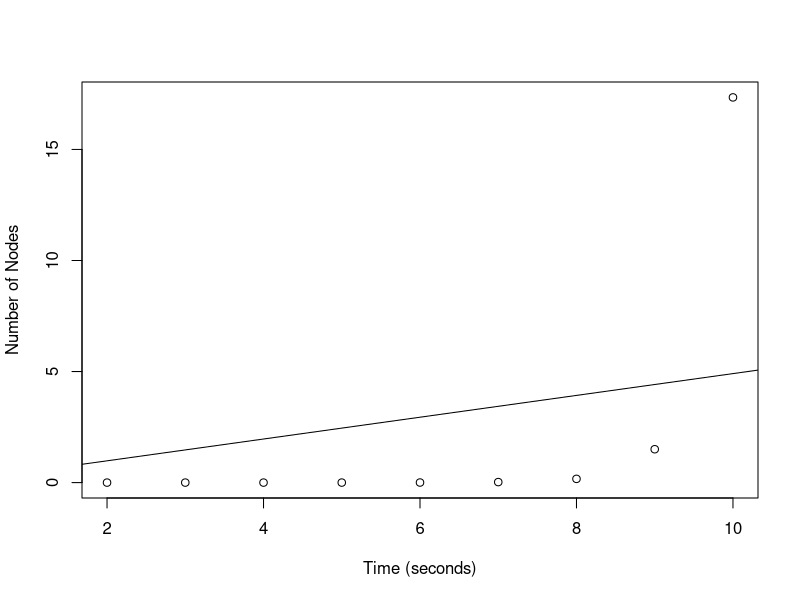
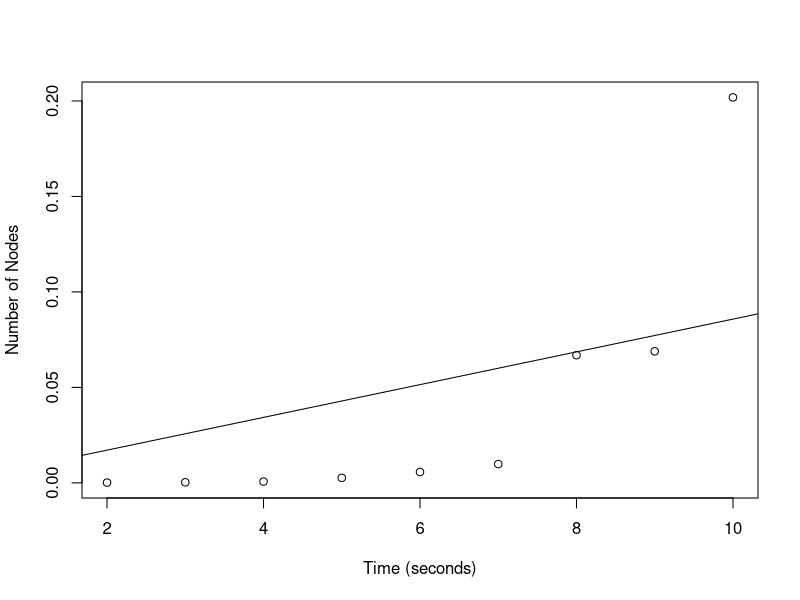
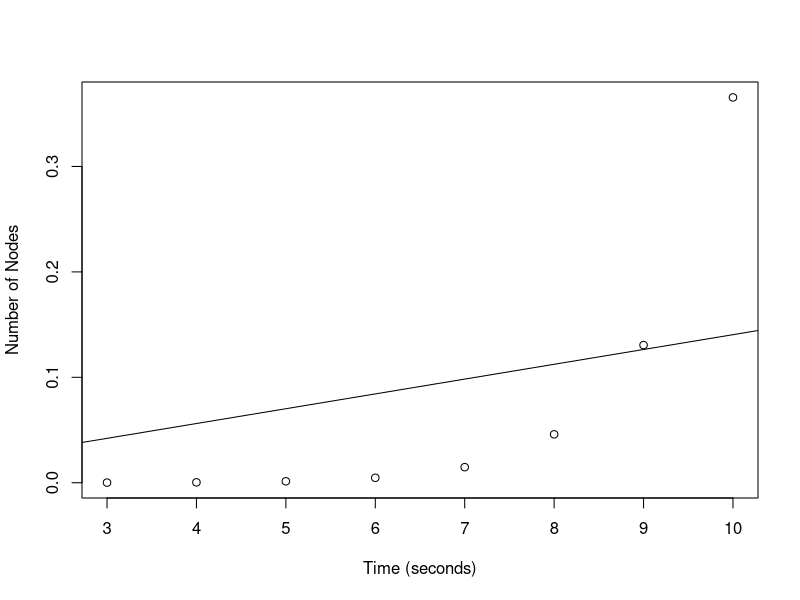
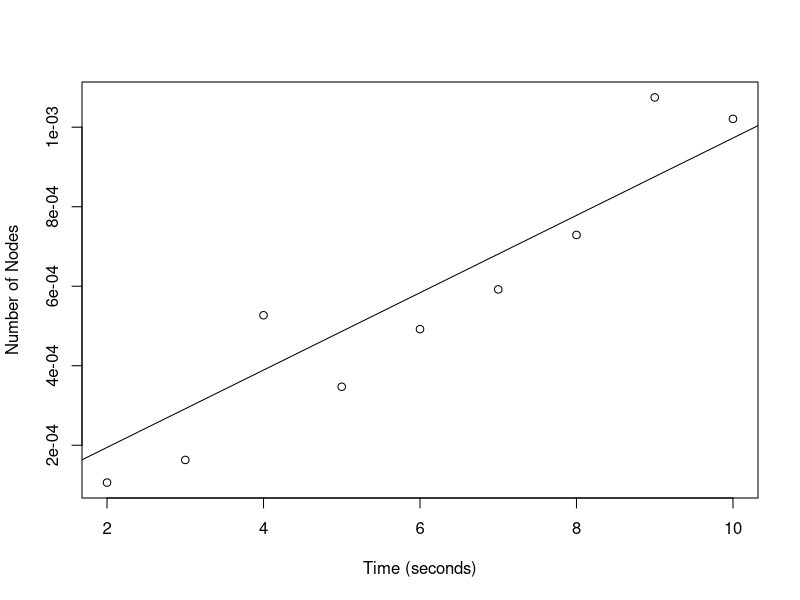

Write R code to recreate these figures, in order.
## Read in the data
data <- read.csv(file="runs.csv", header=TRUE, sep=',')

for (set in c("BruteForce", "BranchAndBound", "DynamicProgramming", "MSTApproximation")) {
    algodata = data[data$ALGO == set,]
    pdf(paste(set, ".pdf", sep=""))
    plot(algodata$N, algodata$TIME, xlab="Time (seconds)", ylab="Number of Nodes")
    abline(lm(algodata$TIME ~ algodata$N + 0))
    dev.off()
}
